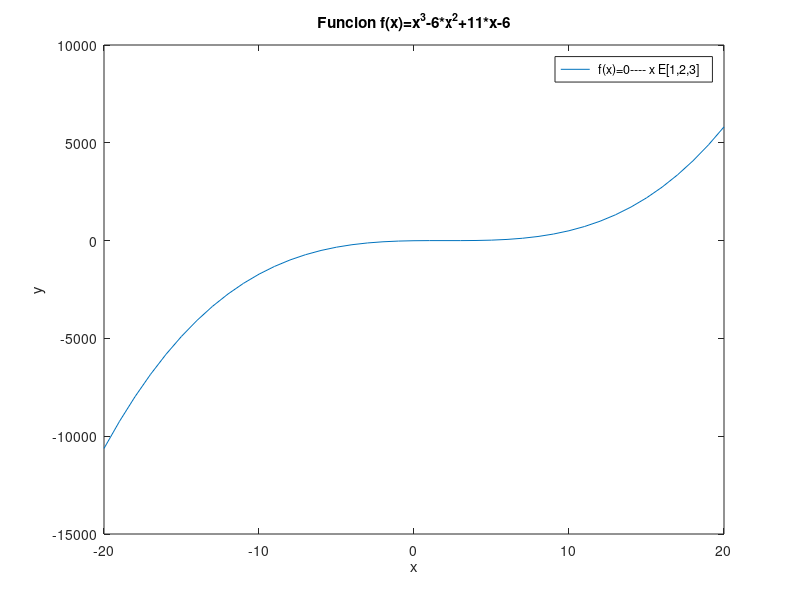

The MATLAB source for this figure:
%Octave Script
%Title           :Funcion Polinomial y Racional
%Description     :Script para Graficar Funciones
%Author          :Joel Emmanuel De La Cruz Rodriguez
%Date            :20211118
%Version         :1
%Usage           :C:\Users\Leo\Documents\DocumentosOctave\Funcion_polin_racion.m
%Notes           :Requiere aplicacion obtave


clear


disp('Funcion Polinomial con Raizes de 2 y -2');
%Dominio de la funcion.........
x = -20:1:20;
%Regla de correspondencia
fx = (x+2).*(x-2);
%Plotear funcion
plot(x,fx);
ylabel(" y ");
xlabel(" x ");
title(" Funcion fx=(x+2)(x-2) ");
legend("f(x)=0---- x E[2,-2] ");



disp('Funcion Polinomial con raize de 0');
%Dominio de la funcion.........
x = -20:1:20;
%Regla de correspondencia
fx = (2*x.^2)+(x.^4)+(x);
%Plotear funcion
plot(x,fx);
ylabel(" y ");
xlabel(" x ");
title(" Funcion f(x)=(2*x^2)+(x^4)+(x)");
legend(" f(x)=0---- x E[0]");



disp('Funcion Racional con raiz de -2');
%Dominio de la funcion.........
x = -20:1:20;
%Regla de correspondencia
fx = (x+2)./(x-1);
%Plotear funcion
plot(x,fx);
ylabel(" y ");
xlabel(" x ");
title(" Funcion f(x)=(x+2)/(x-1) ");
legend(" f(x)=0---- x E[-2] ");



disp('Funcion Polinomial y no tiene raizes');
%Dominio de la funcion.........
x = -20:1:20;
%Regla de correspondencia
fx = (2.*x)+(1);
%Plotear funcion
plot(x,fx);
ylabel(" y ");
xlabel(" x ");
title(" Funcion fx=2x+1 ");
legend(" f(x)=0,No tiene ningun punto donde f(x)=0 ");



disp('No es una Funcion Polinomial pero tiene Raiz de 0');
%Dominio de la funcion.........
x = -20:1:20;
%Regla de correspondencia
fx = (x.*(2/3));
%Plotear funcion
plot(x,fx);
ylabel(" y ");
xlabel(" x ");
title(" Funcion f(x)=x*2/3 ");
legend(" f(x)=0----x E[0]");



disp('Funcion Polinomial con Raizes de 1,2 y 3');
%Dominio de la funcion.........
x = -20:1:20;
%Regla de correspondencia
fx = (x.^3)-(6.*x.^2)+(11.*x)-(6) ;
%Plotear funcion
plot(x,fx);
ylabel(" y ");
xlabel(" x ");
title(" Funcion f(x)=x^3-6*x^2+11*x-6 ");
legend(" f(x)=0---- x E[1,2,3] ");







